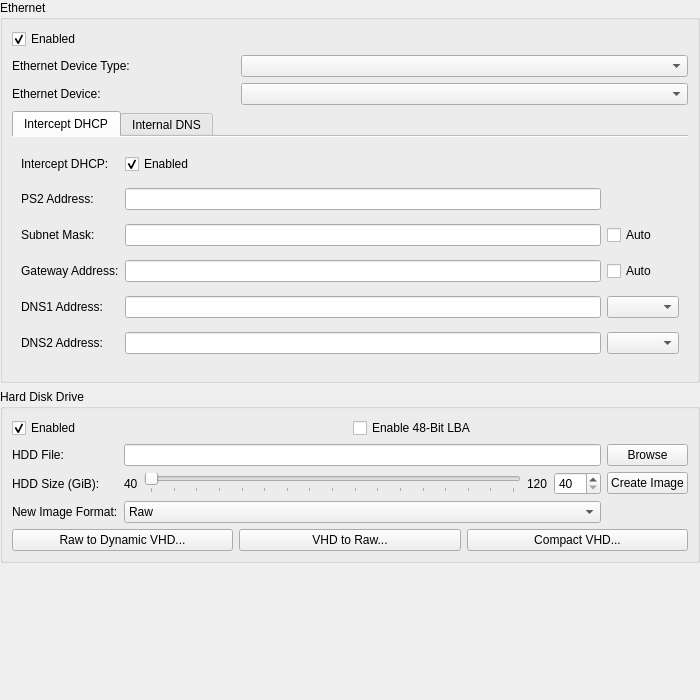
<?xml version="1.0" encoding="UTF-8"?>
<ui version="4.0">
 <class>DEV9SettingsWidget</class>
 <widget class="QWidget" name="DEV9SettingsWidget">
  <property name="geometry">
   <rect>
    <x>0</x>
    <y>0</y>
    <width>700</width>
    <height>700</height>
   </rect>
  </property>
  <layout class="QVBoxLayout" name="verticalLayout">
   <property name="leftMargin">
    <number>0</number>
   </property>
   <property name="topMargin">
    <number>0</number>
   </property>
   <property name="rightMargin">
    <number>0</number>
   </property>
   <property name="bottomMargin">
    <number>0</number>
   </property>
   <item>
    <widget class="QGroupBox" name="groupBox">
     <property name="title">
      <string>Ethernet</string>
     </property>
     <layout class="QGridLayout" name="gridLayout">
      <item row="2" column="1" colspan="2">
       <widget class="QComboBox" name="ethDev"/>
      </item>
      <item row="2" column="0">
       <widget class="QLabel" name="ethDevLabel">
        <property name="text">
         <string>Ethernet Device:</string>
        </property>
        <property name="buddy">
         <cstring>ethDev</cstring>
        </property>
       </widget>
      </item>
      <item row="1" column="0">
       <widget class="QLabel" name="ethDevTypeLabel">
        <property name="text">
         <string>Ethernet Device Type:</string>
        </property>
        <property name="buddy">
         <cstring>ethDevType</cstring>
        </property>
       </widget>
      </item>
      <item row="3" column="0" colspan="3">
       <widget class="QTabWidget" name="ethTabWidget">
        <property name="currentIndex">
         <number>0</number>
        </property>
        <property name="documentMode">
         <bool>true</bool>
        </property>
        <widget class="QWidget" name="tab">
         <attribute name="title">
          <string>Intercept DHCP</string>
         </attribute>
         <layout class="QGridLayout" name="gridLayout_3">
          <item row="4" column="2">
           <widget class="QComboBox" name="ethDNS1Mode"/>
          </item>
          <item row="0" column="1">
           <widget class="QCheckBox" name="ethInterceptDHCP">
            <property name="text">
             <string comment="InterceptDHCP">Enabled</string>
            </property>
            <property name="checked">
             <bool>true</bool>
            </property>
           </widget>
          </item>
          <item row="2" column="1">
           <widget class="QLineEdit" name="ethNetMask">
            <property name="inputMask">
             <string/>
            </property>
           </widget>
          </item>
          <item row="2" column="0">
           <widget class="QLabel" name="ethNetMaskLabel">
            <property name="text">
             <string>Subnet Mask:</string>
            </property>
            <property name="buddy">
             <cstring>ethNetMask</cstring>
            </property>
           </widget>
          </item>
          <item row="3" column="0">
           <widget class="QLabel" name="ethGatewayAddrLabel">
            <property name="text">
             <string>Gateway Address:</string>
            </property>
            <property name="buddy">
             <cstring>ethGatewayAddr</cstring>
            </property>
           </widget>
          </item>
          <item row="3" column="2">
           <widget class="QCheckBox" name="ethGatewayAuto">
            <property name="text">
             <string>Auto</string>
            </property>
           </widget>
          </item>
          <item row="0" column="0">
           <widget class="QLabel" name="ethInterceptDHCPLabel">
            <property name="text">
             <string>Intercept DHCP:</string>
            </property>
            <property name="buddy">
             <cstring>ethInterceptDHCP</cstring>
            </property>
           </widget>
          </item>
          <item row="1" column="1">
           <widget class="QLineEdit" name="ethPS2Addr">
            <property name="inputMask">
             <string/>
            </property>
           </widget>
          </item>
          <item row="2" column="2">
           <widget class="QCheckBox" name="ethNetMaskAuto">
            <property name="text">
             <string>Auto</string>
            </property>
           </widget>
          </item>
          <item row="1" column="0">
           <widget class="QLabel" name="ethPS2AddrLabel">
            <property name="text">
             <string>PS2 Address:</string>
            </property>
            <property name="buddy">
             <cstring>ethPS2Addr</cstring>
            </property>
           </widget>
          </item>
          <item row="3" column="1">
           <widget class="QLineEdit" name="ethGatewayAddr">
            <property name="inputMask">
             <string/>
            </property>
           </widget>
          </item>
          <item row="4" column="0">
           <widget class="QLabel" name="ethDNS1AddrLabel">
            <property name="text">
             <string>DNS1 Address:</string>
            </property>
            <property name="buddy">
             <cstring>ethDNS1Addr</cstring>
            </property>
           </widget>
          </item>
          <item row="4" column="1">
           <widget class="QLineEdit" name="ethDNS1Addr">
            <property name="inputMask">
             <string/>
            </property>
           </widget>
          </item>
          <item row="5" column="0">
           <widget class="QLabel" name="ethDNS2AddrLabel">
            <property name="text">
             <string>DNS2 Address:</string>
            </property>
            <property name="buddy">
             <cstring>ethDNS2Addr</cstring>
            </property>
           </widget>
          </item>
          <item row="5" column="1">
           <widget class="QLineEdit" name="ethDNS2Addr">
            <property name="inputMask">
             <string/>
            </property>
           </widget>
          </item>
          <item row="5" column="2">
           <widget class="QComboBox" name="ethDNS2Mode"/>
          </item>
         </layout>
        </widget>
        <widget class="QWidget" name="tab_2">
         <attribute name="title">
          <string>Internal DNS</string>
         </attribute>
         <layout class="QGridLayout" name="gridLayout_4">
          <item row="1" column="1">
           <layout class="QVBoxLayout" name="verticalLayout_2">
            <item>
             <widget class="QPushButton" name="ethHostAdd">
              <property name="text">
               <string>Add</string>
              </property>
             </widget>
            </item>
            <item>
             <widget class="QPushButton" name="ethHostDel">
              <property name="text">
               <string>Delete</string>
              </property>
             </widget>
            </item>
            <item>
             <widget class="QPushButton" name="ethHostExport">
              <property name="text">
               <string>Export</string>
              </property>
             </widget>
            </item>
            <item>
             <widget class="QPushButton" name="ethHostImport">
              <property name="text">
               <string>Import</string>
              </property>
             </widget>
            </item>
            <item>
             <widget class="QPushButton" name="ethHostPerGame">
              <property name="text">
               <string>Per game</string>
              </property>
             </widget>
            </item>
            <item>
             <spacer name="verticalSpacer_2">
              <property name="orientation">
               <enum>Qt::Orientation::Vertical</enum>
              </property>
              <property name="sizeHint" stdset="0">
               <size>
                <width>20</width>
                <height>0</height>
               </size>
              </property>
             </spacer>
            </item>
           </layout>
          </item>
          <item row="0" column="0" colspan="2">
           <widget class="QLabel" name="label_11">
            <property name="text">
             <string>Internal DNS can be selected using the DNS1/2 dropdowns, or by setting them to 192.0.2.1</string>
            </property>
            <property name="buddy">
             <cstring>ethHosts</cstring>
            </property>
           </widget>
          </item>
          <item row="1" column="0">
           <widget class="QTableView" name="ethHosts">
            <property name="selectionMode">
             <enum>QAbstractItemView::SelectionMode::SingleSelection</enum>
            </property>
            <property name="sortingEnabled">
             <bool>true</bool>
            </property>
            <attribute name="horizontalHeaderHighlightSections">
             <bool>false</bool>
            </attribute>
            <attribute name="verticalHeaderVisible">
             <bool>false</bool>
            </attribute>
           </widget>
          </item>
         </layout>
        </widget>
       </widget>
      </item>
      <item row="1" column="1" colspan="2">
       <widget class="QComboBox" name="ethDevType"/>
      </item>
      <item row="0" column="0" colspan="3">
       <widget class="QCheckBox" name="ethEnabled">
        <property name="text">
         <string comment="InternalDNSTable">Enabled</string>
        </property>
        <property name="checked">
         <bool>true</bool>
        </property>
       </widget>
      </item>
     </layout>
    </widget>
   </item>
   <item>
    <widget class="QGroupBox" name="groupBox_2">
     <property name="title">
      <string>Hard Disk Drive</string>
     </property>
     <layout class="QGridLayout" name="gridLayout_2">
      <item row="1" column="2">
       <widget class="QPushButton" name="hddBrowseFile">
        <property name="text">
         <string>Browse</string>
        </property>
       </widget>
      </item>
      <item row="1" column="1">
       <widget class="QLineEdit" name="hddFile"/>
      </item>
      <item row="0" column="0" colspan="3">
       <layout class="QHBoxLayout" name="horizontalLayout_2">
        <item>
         <widget class="QCheckBox" name="hddEnabled">
          <property name="text">
           <string comment="HDD">Enabled</string>
          </property>
          <property name="checked">
           <bool>true</bool>
          </property>
         </widget>
        </item>
        <item>
         <widget class="QCheckBox" name="hddLBA48">
          <property name="text">
           <string>Enable 48-Bit LBA</string>
          </property>
         </widget>
        </item>
       </layout>
      </item>
      <item row="2" column="1">
       <layout class="QHBoxLayout" name="horizontalLayout">
        <item>
         <widget class="QLabel" name="hddSizeMinLabel">
          <property name="text">
           <string>40</string>
          </property>
         </widget>
        </item>
        <item>
         <widget class="QSlider" name="hddSizeSlider">
          <property name="minimum">
           <number>40</number>
          </property>
          <property name="maximum">
           <number>120</number>
          </property>
          <property name="singleStep">
           <number>1</number>
          </property>
          <property name="orientation">
           <enum>Qt::Orientation::Horizontal</enum>
          </property>
          <property name="tickPosition">
           <enum>QSlider::TickPosition::TicksBelow</enum>
          </property>
          <property name="tickInterval">
           <number>5</number>
          </property>
         </widget>
        </item>
        <item>
         <widget class="QLabel" name="hddSizeMaxLabel">
          <property name="text">
           <string>120</string>
          </property>
         </widget>
        </item>
        <item>
         <widget class="QSpinBox" name="hddSizeSpinBox">
          <property name="minimum">
           <number>40</number>
          </property>
          <property name="maximum">
           <number>120</number>
          </property>
         </widget>
        </item>
       </layout>
      </item>
      <item row="1" column="0">
       <widget class="QLabel" name="hddFileLabel">
        <property name="text">
         <string>HDD File:</string>
        </property>
        <property name="buddy">
         <cstring>hddFile</cstring>
        </property>
       </widget>
      </item>
      <item row="2" column="0">
       <widget class="QLabel" name="hddSizeLabel">
        <property name="text">
         <string>HDD Size (GiB):</string>
        </property>
        <property name="buddy">
         <cstring>hddSizeSlider</cstring>
        </property>
       </widget>
      </item>
      <item row="2" column="2">
       <widget class="QPushButton" name="hddCreate">
        <property name="text">
         <string>Create Image</string>
        </property>
       </widget>
      </item>
      <item row="3" column="0">
       <widget class="QLabel" name="hddFormatLabel">
        <property name="text">
         <string>New Image Format:</string>
        </property>
        <property name="buddy">
         <cstring>hddFormat</cstring>
        </property>
       </widget>
      </item>
      <item row="3" column="1">
       <widget class="QComboBox" name="hddFormat">
        <item>
         <property name="text">
          <string>Raw</string>
         </property>
        </item>
        <item>
         <property name="text">
          <string>Dynamic VHD</string>
         </property>
        </item>
       </widget>
      </item>
      <item row="4" column="0" colspan="3">
       <layout class="QHBoxLayout" name="hddOperationsLayout">
        <item>
         <widget class="QPushButton" name="hddToVhd">
          <property name="text">
           <string>Raw to Dynamic VHD...</string>
          </property>
         </widget>
        </item>
        <item>
         <widget class="QPushButton" name="hddToRaw">
          <property name="text">
           <string>VHD to Raw...</string>
          </property>
         </widget>
        </item>
        <item>
         <widget class="QPushButton" name="hddCompact">
          <property name="text">
           <string>Compact VHD...</string>
          </property>
         </widget>
        </item>
       </layout>
      </item>
     </layout>
    </widget>
   </item>
   <item>
    <spacer name="verticalSpacer">
     <property name="orientation">
      <enum>Qt::Orientation::Vertical</enum>
     </property>
     <property name="sizeHint" stdset="0">
      <size>
       <width>20</width>
       <height>0</height>
      </size>
     </property>
    </spacer>
   </item>
  </layout>
 </widget>
 <tabstops>
  <tabstop>ethEnabled</tabstop>
  <tabstop>ethDevType</tabstop>
  <tabstop>ethDev</tabstop>
  <tabstop>ethTabWidget</tabstop>
  <tabstop>ethInterceptDHCP</tabstop>
  <tabstop>ethPS2Addr</tabstop>
  <tabstop>ethNetMask</tabstop>
  <tabstop>ethNetMaskAuto</tabstop>
  <tabstop>ethGatewayAddr</tabstop>
  <tabstop>ethGatewayAuto</tabstop>
  <tabstop>ethDNS1Addr</tabstop>
  <tabstop>ethDNS1Mode</tabstop>
  <tabstop>ethDNS2Addr</tabstop>
  <tabstop>ethDNS2Mode</tabstop>
  <tabstop>ethHostAdd</tabstop>
  <tabstop>ethHostDel</tabstop>
  <tabstop>ethHostExport</tabstop>
  <tabstop>ethHostImport</tabstop>
  <tabstop>ethHostPerGame</tabstop>
  <tabstop>ethHosts</tabstop>
  <tabstop>hddEnabled</tabstop>
  <tabstop>hddLBA48</tabstop>
  <tabstop>hddFile</tabstop>
  <tabstop>hddBrowseFile</tabstop>
  <tabstop>hddSizeSlider</tabstop>
  <tabstop>hddSizeSpinBox</tabstop>
  <tabstop>hddFormat</tabstop>
  <tabstop>hddCreate</tabstop>
  <tabstop>hddToVhd</tabstop>
  <tabstop>hddToRaw</tabstop>
  <tabstop>hddCompact</tabstop>
 </tabstops>
 <resources/>
 <connections/>
</ui>
